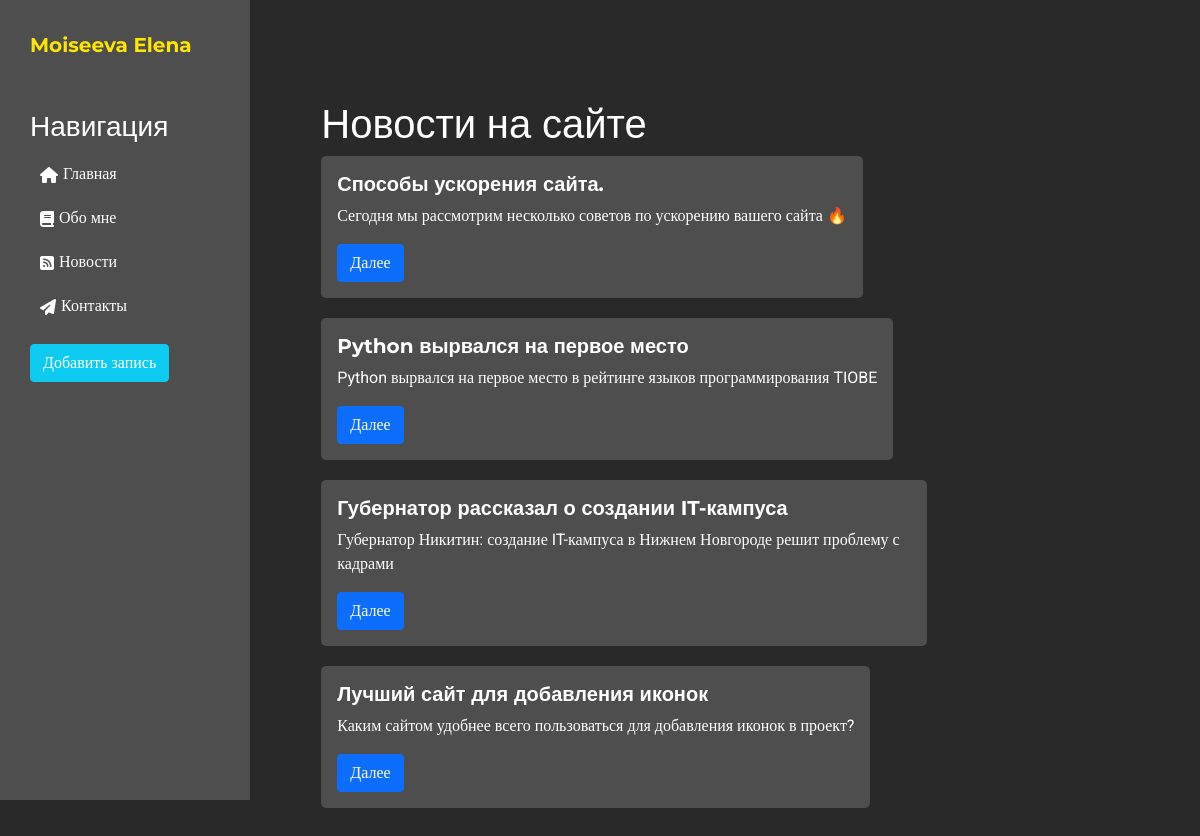
Before: /news/ with the older database file.
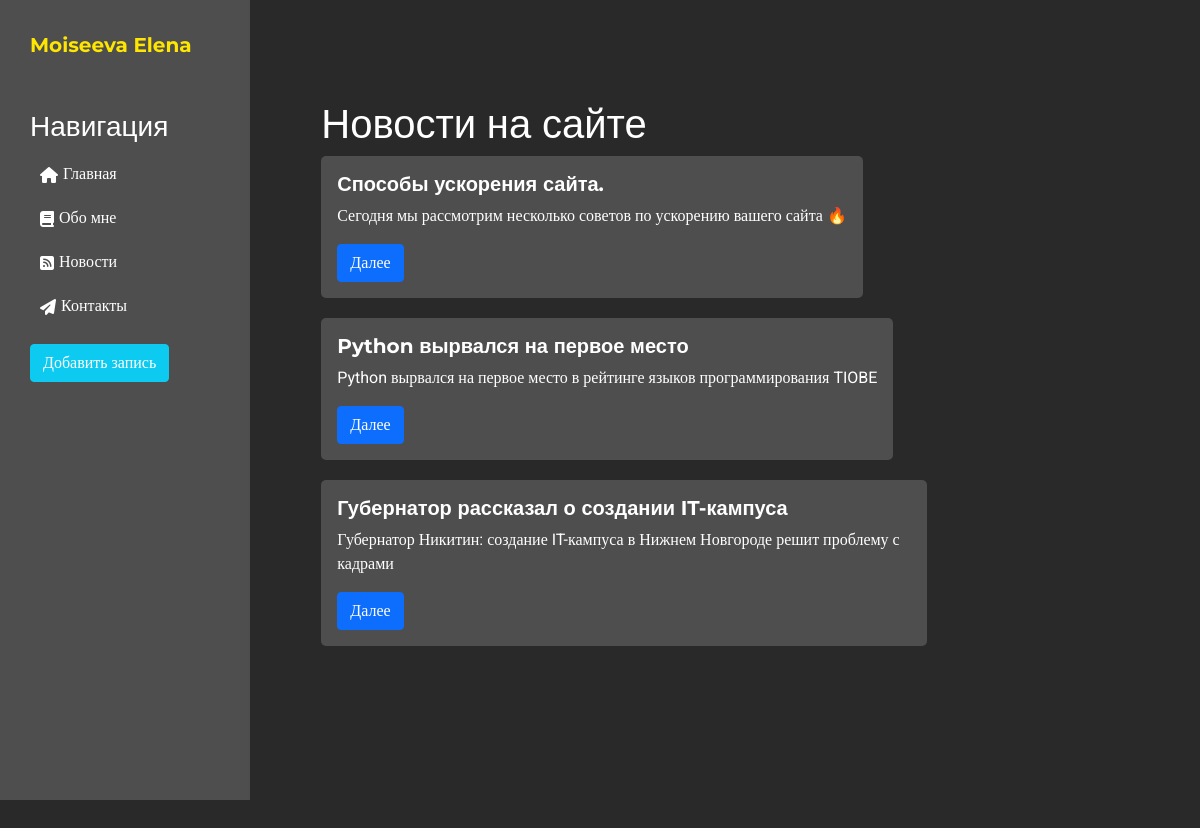
After: the same page with the newer database file.
### news/models.py (models this page shows, shortened)
class Article(models.Model):
    title = models.CharField('Название', max_length=50)
    anons = models.CharField('Анонс', max_length=250)
    full_text = models.TextField('Статья')
    date = models.DateTimeField('Дата публикации')
    class Meta:
        verbose_name = 'Новость'
        verbose_name_plural = 'Новости'

### news/views.py (the view)
# urls.py: path('', views.news_home, name='news_home'),
def news_home(request):
    news = Article.objects.order_by('-date')
    return render(request, 'news/news_home.html', {'news': news})

### news/templates/news/news_home.html (shortened to what this page needs)
{% extends 'lesson_one/layout.html' %}
{% block content %}
<div class="aux-center">
    <h1>Новости на сайте</h1>
    {% if news %}
    {% for el in news %}
    <div class="card w-75">
        <div class="card-body list">
            <h5 class="card-title">{{ el.title }}</h5>
            <p class="card-text">{{ el.anons }}</p>
            <a href="{% url 'news-detail' el.id %}" class="btn btn-primary">Далее</a>
        </div>
    </div>
    {% endfor %}
    {% else %}
    <p>Пока нет новостей!</p>
    {% endif %}
</div>
{% endblock %}

Changed rows visible on the page:
removed Article: title "Лучший сайт для добавления иконок", anons "Каким сайтом удобнее всего пользоваться для добавления иконок в проект?"
